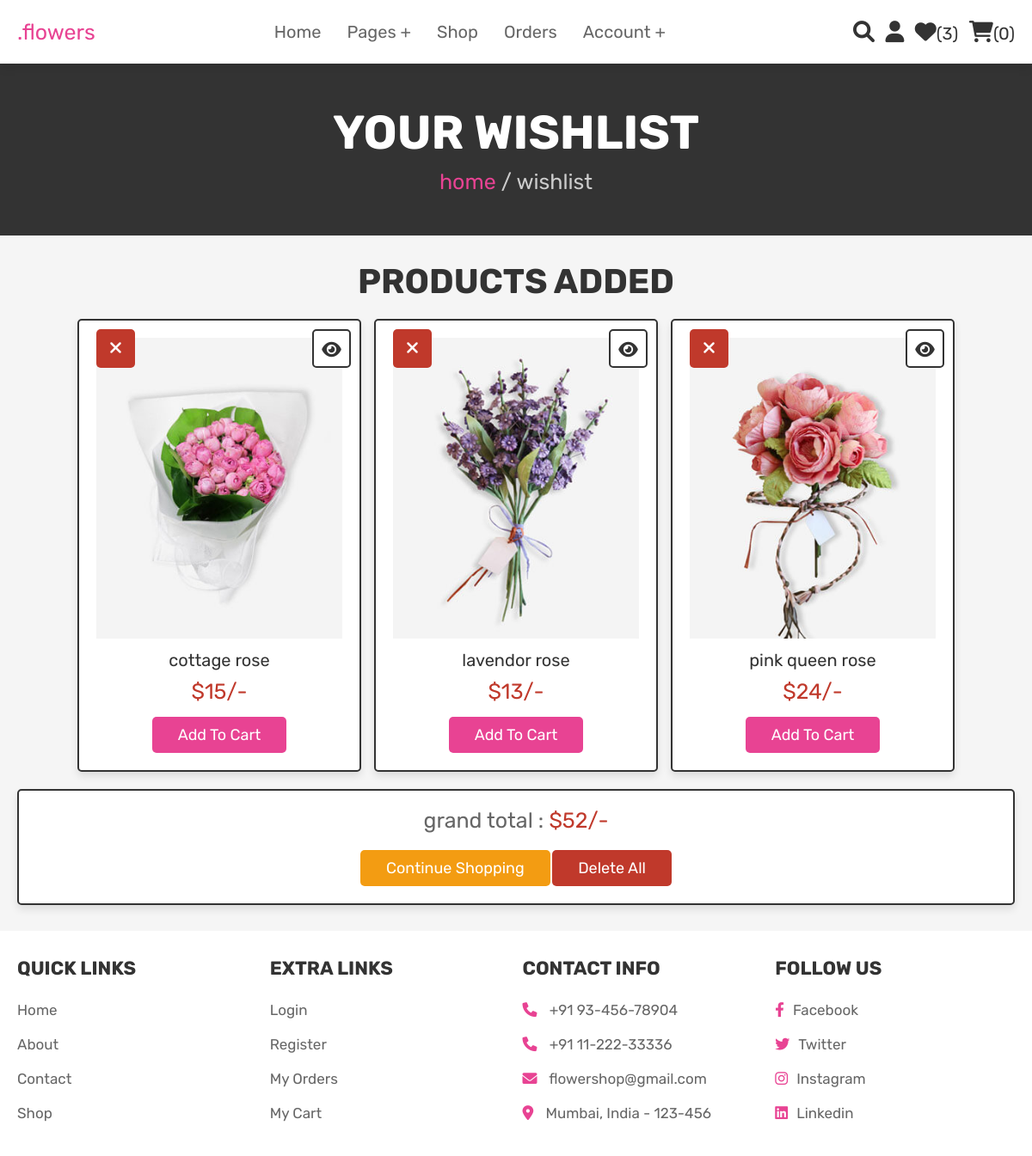
Page /wishlist.php (signed in) on the committed database.
### tables this page shows
CREATE TABLE `wishlist` (
  `id` int(100) NOT NULL,
  `user_id` int(100) NOT NULL,
  `pid` int(100) NOT NULL,
  `name` varchar(100) NOT NULL,
  `price` int(100) NOT NULL,
  `image` varchar(100) NOT NULL
);

### wishlist.php (the view, shortened to what this page needs)
<?php
@include 'config.php';
$user_id = $_SESSION['user_id'];
?>
<!DOCTYPE html>
<html lang="en">
<head>
   <link rel="stylesheet" href="https://cdnjs.cloudflare.com/ajax/libs/font-awesome/6.0.0/css/all.min.css">
   <link rel="stylesheet" href="css/style.css">
</head>
<body>
<?php @include 'header.php'; ?>
<section class="heading">
    <h3>your wishlist</h3>
    <p> <a href="home.php">home</a> / wishlist </p>
</section>
<section class="wishlist">
    <h1 class="title">products added</h1>
    <div class="box-container">
    <?php
        $grand_total = 0;
        $select_wishlist = mysqli_query($conn, "SELECT * FROM `wishlist` WHERE user_id = '$user_id'") or die('query failed');
        if(mysqli_num_rows($select_wishlist) > 0){
            while($fetch_wishlist = mysqli_fetch_assoc($select_wishlist)){
    ?>
    <form action="" method="POST" class="box">
        <a href="wishlist.php?delete=<?php echo $fetch_wishlist['id']; ?>" class="fas fa-times" onclick="return confirm('delete this from wishlist?');"></a>
        <a href="view_page.php?pid=<?php echo $fetch_wishlist['pid']; ?>" class="fas fa-eye"></a>
        <img src="flowers/<?php echo $fetch_wishlist['image']; ?>" alt="" class="image">
        <div class="name"><?php echo $fetch_wishlist['name']; ?></div>
        <div class="price">$<?php echo $fetch_wishlist['price']; ?>/-</div>
        <input type="submit" value="add to cart" name="add_to_cart" class="btn">
    </form>
    <?php
    $grand_total += $fetch_wishlist['price'];
        }
    }else{
        echo '<p class="empty">your wishlist is empty</p>';
    }
    ?>
    </div>
    <div class="wishlist-total">
        <p>grand total : <span>$<?php echo $grand_total; ?>/-</span></p>
        <a href="shop.php" class="option-btn">continue shopping</a>
        <a href="wishlist.php?delete_all" class="delete-btn <?php echo ($grand_total > 1)?'':'disabled' ?>" onclick="return confirm('delete all from wishlist?');">delete all</a>
    </div>
</section>
<?php @include 'footer.php'; ?>
</body>
</html>

### css/style.css (style rules this page uses)
:root { --pink:#e84393; --red:#c0392b; --orange:#f39c12; --black:#333; --white:#fff; --light-color:#666; --light-white:#ccc; --light-bg:#f5f5f5; --border:.2rem solid var(--black); --box-shadow:0 .5rem 1rem rgba(0,0,0,.1); }
* { font-family: 'Rubik', sans-serif; margin:0; padding:0; box-sizing: border-box; outline: none; border:none; text-decoration: none; transition:all .2s linear; }
html { font-size: 62.5%; overflow-x: hidden; scroll-behavior: smooth; scroll-padding-top: 6.5rem; }
body { background: var(--light-bg); }
section { padding:3rem 2rem; }
.btn, .delete-btn, .option-btn { display: inline-block; border-radius: .5rem; margin-top: 1rem; font-size: 1.8rem; color:var(--white); cursor: pointer; padding:1rem 3rem; text-transform: capitalize; }
.btn { background-color: var(--pink); }
.delete-btn { background-color: var(--red); }
.option-btn { background-color: var(--orange); }
.heading { display: flex; flex-flow: column; align-items: center; justify-content: center; gap:1rem; background-color: var(--black); text-align: center; min-height: 25vh; }
.heading h3 { font-size: 5.5rem; color:var(--white); text-transform: uppercase; }
.heading p { font-size: 2.5rem; color:var(--light-white); }
.heading p a { color:var(--pink); }
.title { text-align: center; margin-bottom: 2rem; color:var(--black); text-transform: uppercase; font-size: 4rem; }
.wishlist .box-container { max-width: 1200px; margin:0 auto; display: grid; grid-template-columns: repeat(auto-fit, 33rem); gap:1.5rem; align-items: flex-start; justify-content: center; }
.wishlist .box-container .box { padding:2rem; text-align: center; background-color: var(--white); border:var(--border); box-shadow: var(--box-shadow); border-radius: .5rem; position: relative; }
.wishlist .box-container .box .image { height: 35rem; width: 100%; object-fit: cover; }
.wishlist .box-container .box .fa-eye, .wishlist .box-container .box .fa-times { position: absolute; top:1rem; height: 4.5rem; width: 4.5rem; line-height: 4.3rem; font-size: 2rem; border-radius: .5rem; }
.wishlist .box-container .box .fa-eye { right:1rem; border:var(--border); background-color: var(--white); color:var(--black); }
.wishlist .box-container .box .fa-times { background-color: var(--red); color:var(--white); }
.wishlist .box-container .box .name { font-size: 2rem; color:var(--black); margin:1rem 0; }
.wishlist .box-container .box .price { font-size: 2.5rem; color:var(--red); margin:.5rem 0; }
.wishlist .wishlist-total { max-width: 1200px; margin:0 auto; padding:2rem; text-align: center; background-color: var(--white); border:var(--border); box-shadow: var(--box-shadow); border-radius: .5rem; margin-top: 2rem; }
.wishlist .wishlist-total p { font-size: 2.5rem; color:var(--light-color); margin-bottom: 1rem; }
.wishlist .wishlist-total p span { color:var(--red); }

### rows in the picture
wishlist: image (picture), name "cottage rose", price "15"
wishlist: image (picture), name "lavendor rose", price "13"
wishlist: image (picture), name "pink queen rose", price "24"

### other values in the picture
$wishlist_num_rows "3"
$cart_num_rows "0"
$grand_total "52"
